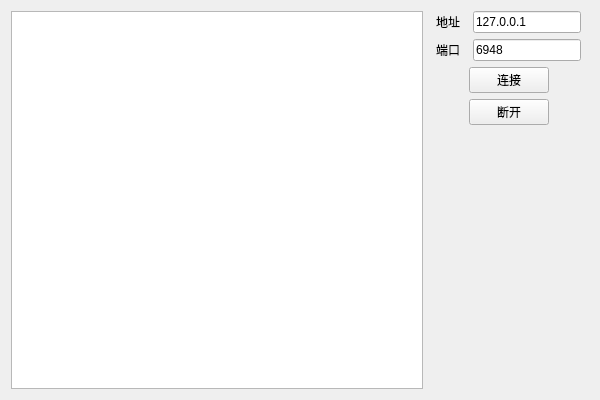
<?xml version="1.0" encoding="UTF-8"?>
<ui version="4.0">
 <class>Widget</class>
 <widget class="QWidget" name="Widget">
  <property name="geometry">
   <rect>
    <x>0</x>
    <y>0</y>
    <width>600</width>
    <height>400</height>
   </rect>
  </property>
  <property name="windowTitle">
   <string>EasyTcp - Client</string>
  </property>
  <layout class="QHBoxLayout" name="horizontalLayout_5">
   <item>
    <widget class="QTextEdit" name="txtedtMsg">
     <property name="readOnly">
      <bool>true</bool>
     </property>
    </widget>
   </item>
   <item>
    <layout class="QVBoxLayout" name="verticalLayout">
     <item>
      <layout class="QHBoxLayout" name="horizontalLayout">
       <item>
        <widget class="QLabel" name="label">
         <property name="sizePolicy">
          <sizepolicy hsizetype="Fixed" vsizetype="Preferred">
           <horstretch>0</horstretch>
           <verstretch>0</verstretch>
          </sizepolicy>
         </property>
         <property name="text">
          <string>地址</string>
         </property>
        </widget>
       </item>
       <item>
        <widget class="QLineEdit" name="ledtHost">
         <property name="sizePolicy">
          <sizepolicy hsizetype="Fixed" vsizetype="Fixed">
           <horstretch>0</horstretch>
           <verstretch>0</verstretch>
          </sizepolicy>
         </property>
         <property name="text">
          <string>127.0.0.1</string>
         </property>
        </widget>
       </item>
      </layout>
     </item>
     <item>
      <layout class="QHBoxLayout" name="horizontalLayout_2">
       <item>
        <widget class="QLabel" name="label_2">
         <property name="sizePolicy">
          <sizepolicy hsizetype="Fixed" vsizetype="Preferred">
           <horstretch>0</horstretch>
           <verstretch>0</verstretch>
          </sizepolicy>
         </property>
         <property name="text">
          <string>端口</string>
         </property>
        </widget>
       </item>
       <item>
        <widget class="QLineEdit" name="ledtPort">
         <property name="sizePolicy">
          <sizepolicy hsizetype="Fixed" vsizetype="Fixed">
           <horstretch>0</horstretch>
           <verstretch>0</verstretch>
          </sizepolicy>
         </property>
         <property name="text">
          <string>6948</string>
         </property>
        </widget>
       </item>
      </layout>
     </item>
     <item>
      <layout class="QHBoxLayout" name="horizontalLayout_4">
       <item>
        <spacer name="horizontalSpacer">
         <property name="orientation">
          <enum>Qt::Horizontal</enum>
         </property>
         <property name="sizeType">
          <enum>QSizePolicy::Fixed</enum>
         </property>
         <property name="sizeHint" stdset="0">
          <size>
           <width>40</width>
           <height>20</height>
          </size>
         </property>
        </spacer>
       </item>
       <item>
        <widget class="QPushButton" name="btnConnect">
         <property name="text">
          <string>连接</string>
         </property>
        </widget>
       </item>
       <item>
        <spacer name="horizontalSpacer_2">
         <property name="orientation">
          <enum>Qt::Horizontal</enum>
         </property>
         <property name="sizeType">
          <enum>QSizePolicy::Fixed</enum>
         </property>
         <property name="sizeHint" stdset="0">
          <size>
           <width>40</width>
           <height>20</height>
          </size>
         </property>
        </spacer>
       </item>
      </layout>
     </item>
     <item>
      <layout class="QHBoxLayout" name="horizontalLayout_3">
       <item>
        <spacer name="horizontalSpacer_3">
         <property name="orientation">
          <enum>Qt::Horizontal</enum>
         </property>
         <property name="sizeType">
          <enum>QSizePolicy::Fixed</enum>
         </property>
         <property name="sizeHint" stdset="0">
          <size>
           <width>40</width>
           <height>20</height>
          </size>
         </property>
        </spacer>
       </item>
       <item>
        <widget class="QPushButton" name="btnDisconnect">
         <property name="text">
          <string>断开</string>
         </property>
        </widget>
       </item>
       <item>
        <spacer name="horizontalSpacer_4">
         <property name="orientation">
          <enum>Qt::Horizontal</enum>
         </property>
         <property name="sizeType">
          <enum>QSizePolicy::Fixed</enum>
         </property>
         <property name="sizeHint" stdset="0">
          <size>
           <width>40</width>
           <height>20</height>
          </size>
         </property>
        </spacer>
       </item>
      </layout>
     </item>
     <item>
      <spacer name="verticalSpacer">
       <property name="orientation">
        <enum>Qt::Vertical</enum>
       </property>
       <property name="sizeHint" stdset="0">
        <size>
         <width>20</width>
         <height>40</height>
        </size>
       </property>
      </spacer>
     </item>
    </layout>
   </item>
  </layout>
 </widget>
 <layoutdefault spacing="6" margin="11"/>
 <resources/>
 <connections/>
</ui>
